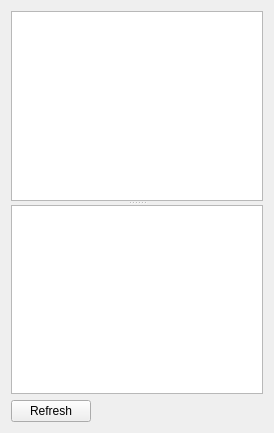
<?xml version="1.0" encoding="UTF-8"?>
<ui version="4.0">
 <class>NodesViewer</class>
 <widget class="QWidget" name="NodesViewer">
  <property name="geometry">
   <rect>
    <x>0</x>
    <y>0</y>
    <width>274</width>
    <height>433</height>
   </rect>
  </property>
  <property name="windowTitle">
   <string>OLDI nodes viewer</string>
  </property>
  <layout class="QVBoxLayout" name="verticalLayout">
   <item>
    <widget class="QSplitter" name="splitter">
     <property name="orientation">
      <enum>Qt::Vertical</enum>
     </property>
     <widget class="QTableView" name="nodeView">
      <property name="editTriggers">
       <set>QAbstractItemView::NoEditTriggers</set>
      </property>
      <property name="alternatingRowColors">
       <bool>true</bool>
      </property>
      <property name="selectionMode">
       <enum>QAbstractItemView::SingleSelection</enum>
      </property>
      <property name="selectionBehavior">
       <enum>QAbstractItemView::SelectRows</enum>
      </property>
      <property name="sortingEnabled">
       <bool>true</bool>
      </property>
     </widget>
     <widget class="QTableView" name="fmtpView">
      <property name="editTriggers">
       <set>QAbstractItemView::NoEditTriggers</set>
      </property>
      <property name="selectionMode">
       <enum>QAbstractItemView::SingleSelection</enum>
      </property>
      <property name="selectionBehavior">
       <enum>QAbstractItemView::SelectRows</enum>
      </property>
      <property name="sortingEnabled">
       <bool>true</bool>
      </property>
     </widget>
    </widget>
   </item>
   <item>
    <layout class="QHBoxLayout" name="horizontalLayout">
     <item>
      <widget class="QPushButton" name="buttonRefresh">
       <property name="text">
        <string>Refresh</string>
       </property>
      </widget>
     </item>
     <item>
      <spacer name="horizontalSpacer">
       <property name="orientation">
        <enum>Qt::Horizontal</enum>
       </property>
       <property name="sizeHint" stdset="0">
        <size>
         <width>40</width>
         <height>20</height>
        </size>
       </property>
      </spacer>
     </item>
    </layout>
   </item>
  </layout>
 </widget>
 <resources/>
 <connections/>
</ui>
